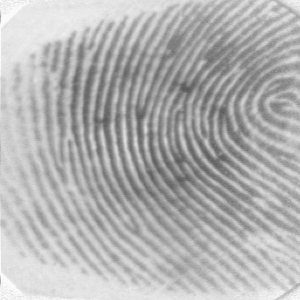
%> input picture MatchTry/101.tif, 300 x 300 px
$ octave viewcenter.m   (GNU Octave 9; MATLAB toolbox functions it lacks are replaced by stand-ins)
%> lines starting %> are read from the running program, lines starting %| are printed output that depends on the picture; in (x1, y1, x2, y2) boxes, pixels count from 0 and x2, y2 are one past the last pixel; in counts of white or black regions, pixels touching at a corner belong together; the program's own positions count from 1
### MatchTry/centralizing.m
function [Outputprint,XofCenter,YofCenter] = centralizing(fingerprint,ctrl)


x=[-16:1:16];
y=[-16:1:16];
dimx=size(x,2);
dimy=size(y,2);
% varianza gaussiana, ordine filtro complesso
varianza=sqrt(55);
ordine=1;
gamma=2;
filtro_core=zeros(dimx,dimy);
filtro_delta=zeros(dimx,dimy);
for ii=1:dimx
    for jj=1:dimy
        esponente=exp(-(x(ii)^2+y(jj)^2)/(2*varianza^2));
        % filtro core
        fattore=x(ii)+i*y(jj);
        filtro_core(ii,jj)=esponente*fattore^ordine;
        % filtro delta
        fattore=x(ii)-i*y(jj);
        filtro_delta(ii,jj)=esponente*fattore^ordine;
    end
end
%--------------------------------------------------------------------------

x=[-16:1:16];
y=[-16:1:16];
dimx=size(x,2);
dimy=size(y,2);
varianza=sqrt(1.2);
filtro=zeros(dimx,dimy);
for ii=1:dimx
    for jj=1:dimy
        esponente=exp(-(x(ii)^2+y(jj)^2)/(2*varianza^2));
        filtro(ii,jj)=esponente;
    end
end
% normalization
filtro=filtro/sum(sum(filtro));
%------------------------------------
%------------------------------------
img=fingerprint;
img=double(img);
%--------------------------------------------------------------------------
% complex field at 0 level
[gx,gy]=gradient(img);
num=(gx+i*gy).^2;
den=abs((gx+i*gy).^2);
pos=find(den);
num(pos)=num(pos)./den(pos);
z=zeros(size(img,1),size(img,2));
z(pos)=num(pos);
pos=find(den==0);
z(pos)=1;
%**********************************
%--------------------------------------------------------------------------

if 1==0
    %-------------------------------------
    % complex field at  level 1
    z1=conv2fft(z,filtro,'same');
    z1=dyaddown(z1,1,'m');
    num=z1;
    den=abs(z1);
    pos=find(den);
    num(pos)=num(pos)./den(pos);
    z1=zeros(size(z1,1),size(z1,2));
    z1(pos)=num(pos);
    pos=find(den==0);
    z1(pos)=1;

    z2=conv2fft(z1,filtro,'same');
    z2=dyaddown(z2,1,'m');
    num=z2;
    den=abs(z2);
    pos=find(den);
    num(pos)=num(pos)./den(pos);
    z2=zeros(size(z2,1),size(z2,2));
    z2(pos)=num(pos);
    pos=find(den==0);
    z2(pos)=1;

    z3=conv2fft(z2,filtro,'same');
    z3=dyaddown(z3,1,'m');
    num=z3;
    den=abs(z3);
    pos=find(den);
    num(pos)=num(pos)./den(pos);
    z3=zeros(size(z3,1),size(z3,2));
    z3(pos)=num(pos);
    pos=find(den==0);
    z3(pos)=1;
    %-------------------------------------

    z_f=conv2fft(z,filtro_core,'same');
    z_f=abs(z_f);
    temp0=z_f;%temp0
    %-------------------
    z_1f=conv2fft(z1,filtro_core,'same');
    z_1f=abs(z_1f);
    temp1=z_1f;%temp1
    %-------------------
    z_2f=conv2fft(z2,filtro_core,'same');
    z_2f=abs(z_2f);
    temp2=z_2f;%temp2
    %---------------------
    z_3f=conv2fft(z3,filtro_core,'same');
    z_3f=abs(z_3f);
    temp3=z_3f;%temp3
    %-------------------------------------------------------------------

    [massimo_vettore,posizione_vettore]=max(temp3);
    [massimo,posizione]=max(massimo_vettore);
    y_max=posizione;
    x_max=posizione_vettore(posizione);
    massimo;

    x0=2*x_max;
    y0=2*y_max;

    dx=10;
    dy=10;

    posizioni=zeros(size(temp2));
    posizioni(max(1,x0-dx):min(size(temp2,1),x0+dx),max(1,y0-dy):min(size(temp2,2),y0+dy))=1;
    temp2=temp2.*posizioni;

    [massimo_vettore,posizione_vettore]=max(temp2);
    [massimo,posizione]=max(massimo_vettore);
    y_max=posizione;
    x_max=posizione_vettore(posizione);
    massimo;

    x0=2*x_max;
    y0=2*y_max;

    dx=10;
    dy=10;

    posizioni=zeros(size(temp1));
    posizioni(max(1,x0-dx):min(size(temp1,1),x0+dx),max(1,y0-dy):min(size(temp1,2),y0+dy))=1;
    temp1=temp1.*posizioni;

    [massimo_vettore,posizione_vettore]=max(temp1);
    [massimo,posizione]=max(massimo_vettore);
    y_max=posizione;
    x_max=posizione_vettore(posizione);
    massimo;

    x0=2*x_max;
    y0=2*y_max;

    dx=5;
    dy=5;

    posizioni=zeros(size(temp0));
    posizioni(max(1,x0-dx):min(size(temp0,1),x0+dx),max(1,y0-dy):min(size(temp0,2),y0+dy))=1;
    temp0=temp0.*posizioni;

    [massimo_vettore,posizione_vettore]=max(temp0);
    [massimo,posizione]=max(massimo_vettore);
    y_max=posizione;
    x_max=posizione_vettore(posizione);
    massimo;

    disp('Coordinate x y');
    disp(x_max);
    disp(y_max);

    XofCenter=y_max;
    YofCenter=x_max;
    Outputprint=zeros(50);
end
%--------------------------------------------------------------------------

angle=0;        % angolo rotazione immagine iniziale
bxv=8;          % dimensione blocco varianza
byv=8;
bxc=64;         % dimensione blocco core point
byc=64;
soglia_var=20;  % soglia varianza
dimseclose=10;  % dimensione se operazione closing
dimseerode=44;  % dimensione se operazione erosione
maxcore=200;   % max number of core points calculated during scanning
[dimx,dimy]=size(fingerprint);
%--------------------------------------------------------------------------
temp=z;
[temp,dimxt,dimyt]=mirror(temp);
z_f=conv2fft(temp,filtro_core,'same');
z_f=recrop(z_f,dimxt,dimyt);
z_f=abs(z_f);
%--------------------------------------------

imgd=double(fingerprint);
dimxr=dimx-mod(dimx,bxv);
dimyr=dimy-mod(dimy,byv);
imgr=imgd(1:dimxr,1:dimyr);
%---------------------------
nbx=dimxr/bxv;
nby=dimyr/byv;
mat_var=zeros(dimxr,dimyr);
for ii=1:nbx
    for jj=1:nby
        blocco=imgr((ii-1)*bxv+1:ii*bxv,(jj-1)*byv+1:jj*byv);
        media=sum(sum(blocco))/(bxv*byv);
        varianza=1/(bxv*byv)*sum(sum(abs(media.^2-blocco.^2)));
        mat_var((ii-1)*bxv+1:ii*bxv,(jj-1)*byv+1:jj*byv)=sqrt(varianza);
    end
end
mat_ok=zeros(dimxr,dimyr);
pos=find(mat_var>soglia_var);
mat_ok(pos)=1;
mat_ok(dimx,dimy)=0;


mat_ok=imclose(mat_ok,ones(dimseclose));


mat_ok=imerode(mat_ok,ones(dimseerode));

%--------------------------------------------------------------------------

dimxr=dimx-mod(dimx,bxc);
dimyr=dimy-mod(dimy,byc);
imgr=imgd(1:dimxr,1:dimyr);
matrice_finale=z_f.*mat_ok;

%--------------------------------------------------------------------------
if 1==0
    nbx=dimxr/bxc;
    nby=dimyr/byc;
    mat_core=zeros(maxcore,2);
    cont=1;
    for ii=1:nbx
        for jj=1:nby
            blocco = matrice((ii-1)*bxc+1:ii*bxc,(jj-1)*byc+1:jj*byc);
            [massimo_vettore,posizione_vettore]=max(blocco);
            [massimo,posizione]=max(massimo_vettore);
            y_max=posizione;
            x_max=posizione_vettore(posizione);
            x0=(ii-1)*bxc+1+(x_max-1);
            y0=(jj-1)*byc+1+(y_max-1);
            if massimo>0
                mat_core(cont,1)=x0;
                mat_core(cont,2)=y0;
                cont=cont+1;
            end
        end
    end
    out=mat_core;
end
%--------------------------------------------------------------------------

[massimo_vettore,posizione_vettore]=max(matrice_finale);
[massimo,posizione]=max(massimo_vettore);
y_max=posizione;
x_max=posizione_vettore(posizione);

XofCenter=y_max;
YofCenter=x_max;
Outputprint=zeros(50);

### MatchTry/mirror.m
function [out,dimxt,dimyt]=mirror(in)
% mirroring
[dimxt,dimyt]=size(in);

in_memo=in;

extx=20;
exty=20;

out=zeros(dimxt+2*extx,dimyt+2*exty);
out(extx+1:extx+dimxt,exty+1:exty+dimyt)=in_memo;

for ii=1:extx
    out(extx-ii+1,:)=out(extx+ii,:);
    out(extx+dimxt+ii,:)=out(extx+dimxt-ii+1,:);
end

for ii=1:exty
    out(:,exty-ii+1)=out(:,exty+ii);
    out(:,exty+dimyt+ii)=out(:,exty+dimyt-ii+1);
end

### MatchTry/conv2fft.m
function [out] = conv2fft(z1,z2,shape,shape2)
if ((nargin==3)&&(isa(shape,'char')))
    if strcmp(shape,'same')
        z1x=size(z1,1);
        z1y=size(z1,2);
        z2x=size(z2,1);
        z2y=size(z2,2);

        if any(any(imag(z1)))||any(any(imag(z2)))
            out=(ifft2(fft2(z1,z1x+z2x-1,z1y+z2y-1).*fft2(z2,z1x+z2x-1,z1y+z2y-1)));
        else
            out=real(ifft2(fft2(z1,z1x+z2x-1,z1y+z2y-1).*fft2(z2,z1x+z2x-1,z1y+z2y-1)));
        end


        px=((z2x-1)+mod((z2x-1),2))/2;
        py=((z2y-1)+mod((z2y-1),2))/2;

        out=out(px+1:px+z1x,py+1:py+z1y);
        return;
    end

    if strcmp(shape,'full')
        z1x=size(z1,1);
        z1y=size(z1,2);
        z2x=size(z2,1);
        z2y=size(z2,2);

        if any(any(imag(z1)))||any(any(imag(z2)))
            out=(ifft2(fft2(z1,z1x+z2x-1,z1y+z2y-1).*fft2(z2,z1x+z2x-1,z1y+z2y-1)));
        else
            out=real(ifft2(fft2(z1,z1x+z2x-1,z1y+z2y-1).*fft2(z2,z1x+z2x-1,z1y+z2y-1)));
        end

        return;
    end

    if strcmp(shape,'valid')
        z1x=size(z1,1);
        z1y=size(z1,2);
        z2x=size(z2,1);
        z2y=size(z2,2);
        if ((z1x<z2x)||(z1y<z2y))
            out=[];
            return;
        else
        end
        if any(any(imag(z1)))||any(any(imag(z2)))
            out=(ifft2(fft2(z1,z1x+z2x-1,z1y+z2y-1).*fft2(z2,z1x+z2x-1,z1y+z2y-1)));
        else
            out=real(ifft2(fft2(z1,z1x+z2x-1,z1y+z2y-1).*fft2(z2,z1x+z2x-1,z1y+z2y-1)));
        end

        px=z2x;
        py=z2y;

        out=out(px:px+z1x-z2x,py:py+z1y-z2y);
        return;
    end
end

if (nargin==2)
    z1x=size(z1,1);
    z1y=size(z1,2);
    z2x=size(z2,1);
    z2y=size(z2,2);

    if any(any(imag(z1)))||any(any(imag(z2)))
        out=(ifft2(fft2(z1,z1x+z2x-1,z1y+z2y-1).*fft2(z2,z1x+z2x-1,z1y+z2y-1)));
    else
        out=real(ifft2(fft2(z1,z1x+z2x-1,z1y+z2y-1).*fft2(z2,z1x+z2x-1,z1y+z2y-1)));
    end

    return;
end

if (isa(shape,'double'))
    if (nargin==3)
        a=shape;
        c=z1;
        r=z2;

        [ax,ay]=size(a);
        [rx,ry]=size(r);
        [cx,cy]=size(c);

        if size(convfft(a(1,:),r),1)==1
            for ii=1:ax
                y2(ii,:)=convfft(a(ii,:),r);
            end
        else
            for ii=1:ax
                y2(ii,:)=convfft(a(ii,:),r)';
            end
        end

        [y2x,y2y]=size(y2);
        if size(convfft(y2(:,1),c),1)==1
            for ii=1:y2y
                y3(:,ii)=convfft(y2(:,ii),c)';
            end
        else
            for ii=1:y2y
                y3(:,ii)=convfft(y2(:,ii),c);
            end
        end


        out=y3;
        return;
    end
    %-------------------------
    if (nargin==4)
        a=shape;
        c=z1;
        r=z2;

        [ax,ay]=size(a);
        [rx,ry]=size(r);
        [cx,cy]=size(c);

        if cx==1
            dimx=cy;
        else
            dimx=cx;
        end
        if rx==1
            dimy=ry;
        else
            dimy=rx;
        end


        if size(convfft(a(1,:),r),1)==1
            for ii=1:ax
                y2(ii,:)=convfft(a(ii,:),r);
            end
        else
            for ii=1:ax
                y2(ii,:)=convfft(a(ii,:),r)';
            end
        end

        [y2x,y2y]=size(y2);

        if size(convfft(y2(:,1),c),1)==1
            for ii=1:y2y
                y3(:,ii)=convfft(y2(:,ii),c)';
            end
        else
            for ii=1:y2y
                y3(:,ii)=convfft(y2(:,ii),c);
            end
        end

        out=y3;

        [outx,outy]=size(out);
        %---------------------------------------------
        if strcmp(shape2,'full')
            return;
        end
        %---------------------------------------------
        if strcmp(shape2,'valid')
            lx=ax-dimx+1;
            ly=ay-dimy+1;
            if (dimx>outx)||(dimy>outy)||(dimx+lx-1>outx)||(dimy+ly-1>outy)
                out=[];
                return;
            else
                out=out(dimx:dimx+lx-1,dimy:dimy+ly-1);
                return;
            end
        end
        %---------------------------------------------
        if strcmp(shape2,'same')
            lx=ax;
            ly=ay;
            px=((dimx-1)+mod((dimx-1),2))/2;
            py=((dimy-1)+mod((dimy-1),2))/2;

            out=out(px+1:px+ax,py+1:py+ay);
            return;
        end
        %---------------------------------------------

    end
    %-------------------------
end

### MatchTry/recrop.m
function [out]=recrop(in,dimxt,dimyt)
% recroppping

extx=20;
exty=20;

out=in(extx+1:extx+dimxt,exty+1:exty+dimyt);

### MatchTry/viewcenter.m
clc
clear
addpath('./imagebase');
addpath('./process');
% image acquisition

%--------------加载指纹-------------------------------
OriFP=imread('101.tif');
%> OriFP is the input picture: size 300x300 uint8; min 86, max 250, mean 178.1
%---------------灰度图像取反--------------------------
RevFP=255-OriFP;
%---------------进行二维适应性去噪过滤处理------------
FFP=wiener2(RevFP,[3 3]);
figure('name','FrontFilt');
imshow(uint8(FFP));
%---------------取图像的中心点------------------------

img=double(FFP);

[out,xc,yc]=centralizing(img,0);
%> in centralizing, `[gx,gy]=gradient(img);`:
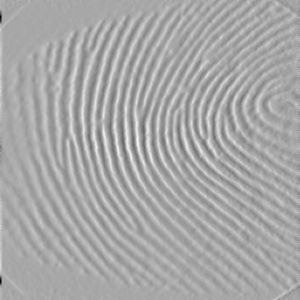
%> gx: size 300x300 double; min -74, max 38.5, mean 0.1; drawn with min black and max white
%> in centralizing, `[gx,gy]=gradient(img);`:
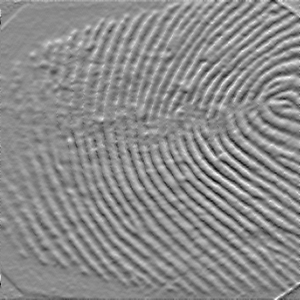
%> gy: size 300x300 double; min -26, max 21.5, mean 0; drawn with min black and max white
%> in centralizing, `den=abs((gx+i*gy).^2);`:
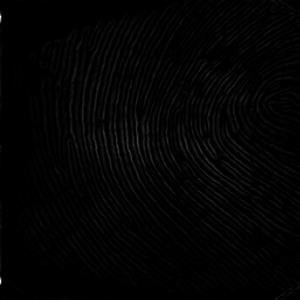
%> den: size 300x300 double; min 0, max 5485, mean 82.5; drawn with min black and max white
%> in centralizing, `pos=find(den);`: pos = 89358 values from 1 to 90000
%> in centralizing, `pos=find(den==0);`: pos = 642 values from 432 to 88631
%> in centralizing, `[temp,dimxt,dimyt]=mirror(temp);`: dimxt = 300
%> after the loop in centralizing, `for ii=1:nbx`:
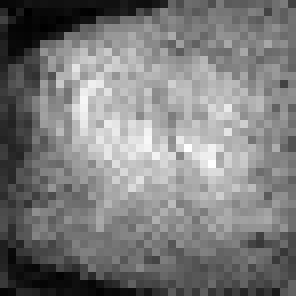
%> mat_var: size 296x296 double; min 5.43, max 79.97, mean 41.8; drawn with min black and max white
%> in centralizing, `pos=find(mat_var>soglia_var);`: pos = 76992 values from 17 to 87616
%> in centralizing, `mat_ok(pos)=1;`:
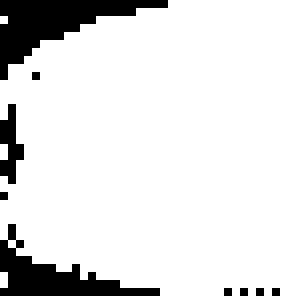
%> mat_ok: size 296x296 double; values 0 (black) and 1 (white), 87.9% white; 9 black regions, largest, box (x1, y1, x2, y2) and area: (0, 0, 168, 80) 5184, (0, 224, 160, 296) 3968, (0, 104, 24, 184) 1088
%> in centralizing, `mat_ok(dimx,dimy)=0;`: mat_ok: size 300x300 double; values 0 (black) and 1 (white), 85.5% white; 5 black regions, box (x1, y1, x2, y2) and area: (0, 0, 300, 300) 6608, (0, 0, 168, 80) 5184, (0, 104, 24, 184) 1088, (32, 72, 40, 80) 64, (0, 192, 8, 200) 64
%> in centralizing, `mat_ok=imclose(mat_ok,ones(dimseclose));`: mat_ok: size 300x300 double; values 0 (black) and 1 (white), 86.5% white; 3 black regions, box (x1, y1, x2, y2) and area: (0, 0, 300, 300) 6032, (0, 0, 168, 80) 5184, (0, 120, 24, 176) 896
%> in centralizing, `mat_ok=imerode(mat_ok,ones(dimseerode));`: mat_ok: size 300x300 double; values 0 (black) and 1 (white), 61.3% white; 2 black regions, box (x1, y1, x2, y2) and area: (0, 0, 300, 300) 19876, (0, 0, 189, 197) 14945
%> in centralizing, `imgr=imgd(1:dimxr,1:dimyr);`:
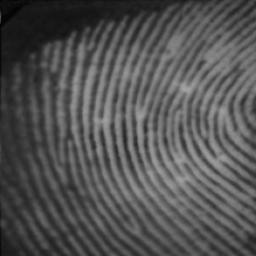
%> imgr: size 256x256 double; min 4, max 163, mean 83.1
%> in centralizing, `matrice_finale=z_f.*mat_ok;`:
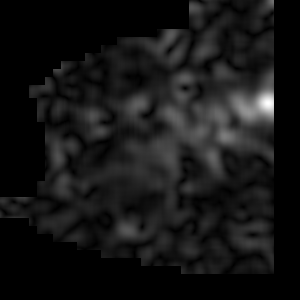
%> matrice_finale: size 300x300 double; min 0, max 1694.6, mean 144; drawn with min black and max white
%> in centralizing, `[massimo_vettore,posizione_vettore]=max(matrice_finale);`: massimo_vettore = 300 values, max 1694.6 at index 269, min 0 at index 275, mean 533.1; posizione_vettore = 300 values, max 237 at index 78, min 1 at index 275, mean 124.9
%> in centralizing, `[massimo,posizione]=max(massimo_vettore);`: massimo = 1694.6; posizione = 269
%> in centralizing, `x_max=posizione_vettore(posizione);`: x_max = 104
%> in centralizing, `XofCenter=y_max;`: XofCenter = 269
%> in centralizing, `YofCenter=x_max;`: YofCenter = 104
%> out: size 50x50 double; every value is 0
%> xc = 269; yc = 104

figure('Name','指纹中心点');
imshow(FFP);
hold on;
plot(xc,yc,'rX');
%> (this line was passed over: plot is not available in this run)
hold off;
